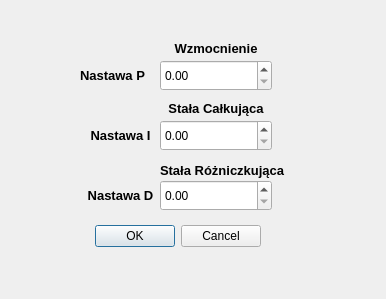
<?xml version="1.0" encoding="UTF-8"?>
<ui version="4.0">
 <class>OknoRegulator</class>
 <widget class="QDialog" name="OknoRegulator">
  <property name="geometry">
   <rect>
    <x>0</x>
    <y>0</y>
    <width>386</width>
    <height>299</height>
   </rect>
  </property>
  <property name="windowTitle">
   <string>Dialog</string>
  </property>
  <widget class="QLabel" name="NastawaDopis">
   <property name="geometry">
    <rect>
     <x>80</x>
     <y>180</y>
     <width>81</width>
     <height>31</height>
    </rect>
   </property>
   <property name="font">
    <font>
     <pointsize>10</pointsize>
     <bold>true</bold>
    </font>
   </property>
   <property name="text">
    <string>Nastawa D</string>
   </property>
   <property name="alignment">
    <set>Qt::AlignmentFlag::AlignCenter</set>
   </property>
  </widget>
  <widget class="QLabel" name="label_12">
   <property name="geometry">
    <rect>
     <x>160</x>
     <y>40</y>
     <width>112</width>
     <height>17</height>
    </rect>
   </property>
   <property name="font">
    <font>
     <pointsize>10</pointsize>
     <bold>true</bold>
    </font>
   </property>
   <property name="text">
    <string>Wzmocnienie</string>
   </property>
   <property name="alignment">
    <set>Qt::AlignmentFlag::AlignCenter</set>
   </property>
  </widget>
  <widget class="QLabel" name="NastawaIopis">
   <property name="geometry">
    <rect>
     <x>80</x>
     <y>120</y>
     <width>81</width>
     <height>31</height>
    </rect>
   </property>
   <property name="font">
    <font>
     <pointsize>10</pointsize>
     <bold>true</bold>
    </font>
   </property>
   <property name="text">
    <string>Nastawa I</string>
   </property>
   <property name="alignment">
    <set>Qt::AlignmentFlag::AlignCenter</set>
   </property>
  </widget>
  <widget class="QDoubleSpinBox" name="Wzmocnienie">
   <property name="geometry">
    <rect>
     <x>160</x>
     <y>60</y>
     <width>112</width>
     <height>31</height>
    </rect>
   </property>
  </widget>
  <widget class="QLabel" name="label_14">
   <property name="geometry">
    <rect>
     <x>160</x>
     <y>160</y>
     <width>131</width>
     <height>21</height>
    </rect>
   </property>
   <property name="font">
    <font>
     <pointsize>10</pointsize>
     <bold>true</bold>
    </font>
   </property>
   <property name="text">
    <string>Stała Różniczkująca</string>
   </property>
  </widget>
  <widget class="QDoubleSpinBox" name="StalaD">
   <property name="geometry">
    <rect>
     <x>160</x>
     <y>180</y>
     <width>112</width>
     <height>31</height>
    </rect>
   </property>
  </widget>
  <widget class="QLabel" name="label_13">
   <property name="geometry">
    <rect>
     <x>160</x>
     <y>100</y>
     <width>112</width>
     <height>17</height>
    </rect>
   </property>
   <property name="font">
    <font>
     <pointsize>10</pointsize>
     <bold>true</bold>
    </font>
   </property>
   <property name="text">
    <string>Stała Całkująca</string>
   </property>
   <property name="alignment">
    <set>Qt::AlignmentFlag::AlignCenter</set>
   </property>
  </widget>
  <widget class="QLabel" name="NastawaPopis">
   <property name="geometry">
    <rect>
     <x>80</x>
     <y>60</y>
     <width>81</width>
     <height>31</height>
    </rect>
   </property>
   <property name="font">
    <font>
     <pointsize>10</pointsize>
     <bold>true</bold>
    </font>
   </property>
   <property name="text">
    <string>Nastawa P</string>
   </property>
  </widget>
  <widget class="QDialogButtonBox" name="ZatwierdzenieUstawien">
   <property name="geometry">
    <rect>
     <x>-80</x>
     <y>220</y>
     <width>341</width>
     <height>32</height>
    </rect>
   </property>
   <property name="orientation">
    <enum>Qt::Orientation::Horizontal</enum>
   </property>
   <property name="standardButtons">
    <set>QDialogButtonBox::StandardButton::Cancel|QDialogButtonBox::StandardButton::Ok</set>
   </property>
  </widget>
  <widget class="QDoubleSpinBox" name="StalaI">
   <property name="geometry">
    <rect>
     <x>160</x>
     <y>120</y>
     <width>112</width>
     <height>31</height>
    </rect>
   </property>
  </widget>
 </widget>
 <resources/>
 <connections/>
</ui>
